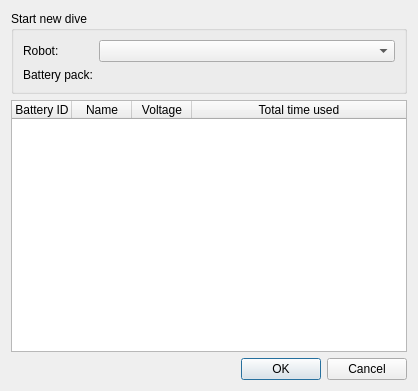
<?xml version="1.0" encoding="UTF-8"?>
<ui version="4.0">
    <class>Dialog</class>
    <widget class="QDialog" name="Dialog">
        <property name="geometry">
            <rect>
                <x>0</x>
                <y>0</y>
                <width>418</width>
                <height>391</height>
            </rect>
        </property>
        <property name="windowTitle">
            <string>Dialog</string>
        </property>
        <layout class="QVBoxLayout" name="verticalLayout">
            <item>
                <widget class="QGroupBox" name="groupBox">
                    <property name="sizePolicy">
                        <sizepolicy hsizetype="Preferred" vsizetype="Fixed">
                            <horstretch>0</horstretch>
                            <verstretch>0</verstretch>
                        </sizepolicy>
                    </property>
                    <property name="title">
                        <string>Start new dive</string>
                    </property>
                    <layout class="QVBoxLayout" name="verticalLayout_2">
                        <item>
                            <layout class="QFormLayout" name="formLayout">
                                <property name="sizeConstraint">
                                    <enum>QLayout::SetDefaultConstraint</enum>
                                </property>
                                <property name="fieldGrowthPolicy">
                                    <enum>QFormLayout::AllNonFixedFieldsGrow</enum>
                                </property>
                                <item row="0" column="0">
                                    <widget class="QLabel" name="label_3">
                                        <property name="text">
                                            <string>Robot:</string>
                                        </property>
                                    </widget>
                                </item>
                                <item row="0" column="1">
                                    <widget class="QComboBox" name="edit_robot"/>
                                </item>
                                <item row="1" column="0">
                                    <widget class="QLabel" name="label_4">
                                        <property name="text">
                                            <string>Battery pack:</string>
                                        </property>
                                    </widget>
                                </item>
                            </layout>
                        </item>
                    </layout>
                </widget>
            </item>
            <item>
                <widget class="QTableWidget" name="table_batteries">
                    <property name="enabled">
                        <bool>true</bool>
                    </property>
                    <property name="editTriggers">
                        <set>QAbstractItemView::NoEditTriggers</set>
                    </property>
                    <property name="selectionMode">
                        <enum>QAbstractItemView::NoSelection</enum>
                    </property>
                    <property name="selectionBehavior">
                        <enum>QAbstractItemView::SelectRows</enum>
                    </property>
                    <property name="columnCount">
                        <number>4</number>
                    </property>
                    <attribute name="horizontalHeaderVisible">
                        <bool>true</bool>
                    </attribute>
                    <attribute name="horizontalHeaderCascadingSectionResizes">
                        <bool>true</bool>
                    </attribute>
                    <attribute name="horizontalHeaderDefaultSectionSize">
                        <number>60</number>
                    </attribute>
                    <attribute name="horizontalHeaderHighlightSections">
                        <bool>false</bool>
                    </attribute>
                    <attribute name="horizontalHeaderMinimumSectionSize">
                        <number>0</number>
                    </attribute>
                    <attribute name="horizontalHeaderStretchLastSection">
                        <bool>true</bool>
                    </attribute>
                    <attribute name="verticalHeaderVisible">
                        <bool>false</bool>
                    </attribute>
                    <attribute name="verticalHeaderDefaultSectionSize">
                        <number>24</number>
                    </attribute>
                    <column>
                        <property name="text">
                            <string>Battery ID</string>
                        </property>
                    </column>
                    <column>
                        <property name="text">
                            <string>Name</string>
                        </property>
                    </column>
                    <column>
                        <property name="text">
                            <string>Voltage</string>
                        </property>
                    </column>
                    <column>
                        <property name="text">
                            <string>Total time used</string>
                        </property>
                    </column>
                </widget>
            </item>
            <item>
                <widget class="QDialogButtonBox" name="buttonBox">
                    <property name="orientation">
                        <enum>Qt::Horizontal</enum>
                    </property>
                    <property name="standardButtons">
                        <set>QDialogButtonBox::Cancel|QDialogButtonBox::Ok</set>
                    </property>
                </widget>
            </item>
        </layout>
    </widget>
    <resources/>
    <connections>
        <connection>
            <sender>buttonBox</sender>
            <signal>accepted()</signal>
            <receiver>Dialog</receiver>
            <slot>accept()</slot>
            <hints>
                <hint type="sourcelabel">
                    <x>248</x>
                    <y>254</y>
                </hint>
                <hint type="destinationlabel">
                    <x>157</x>
                    <y>274</y>
                </hint>
            </hints>
        </connection>
        <connection>
            <sender>buttonBox</sender>
            <signal>rejected()</signal>
            <receiver>Dialog</receiver>
            <slot>reject()</slot>
            <hints>
                <hint type="sourcelabel">
                    <x>316</x>
                    <y>260</y>
                </hint>
                <hint type="destinationlabel">
                    <x>286</x>
                    <y>274</y>
                </hint>
            </hints>
        </connection>
    </connections>
</ui>
